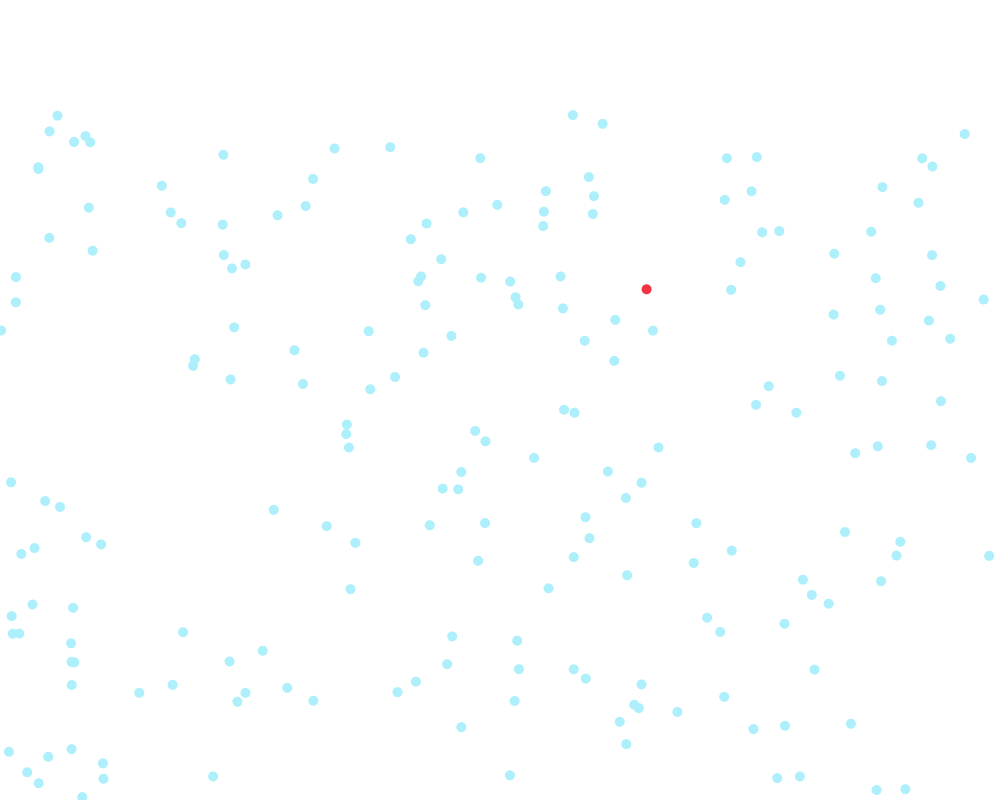
Frame 1 (no input)
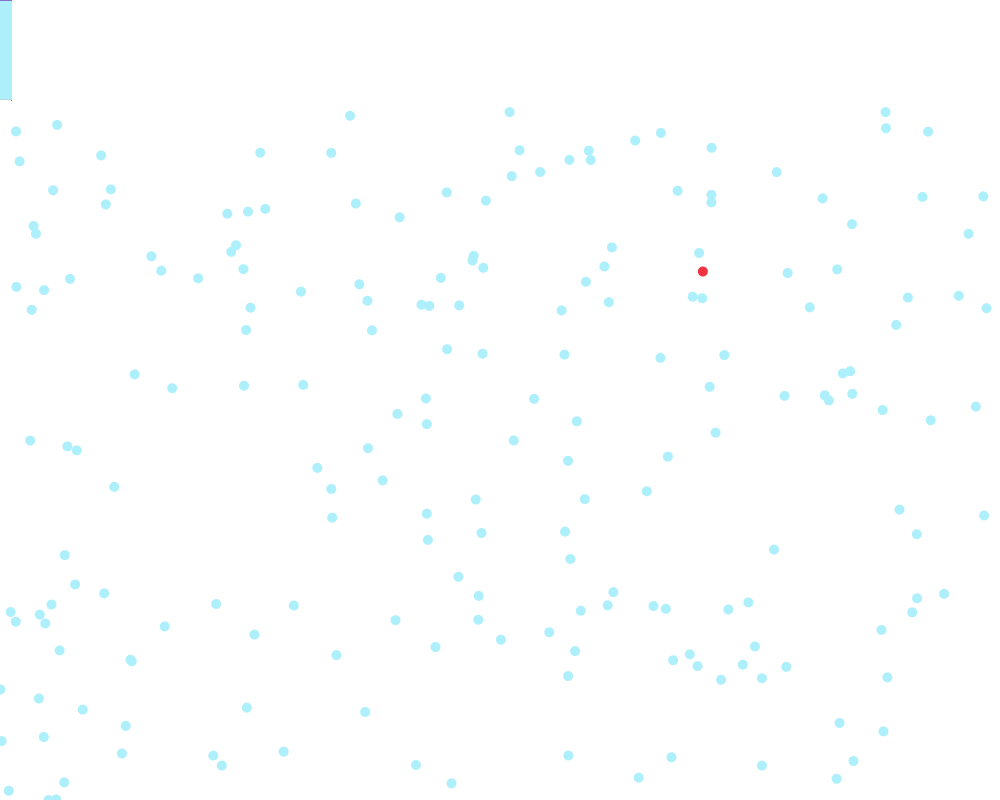
Frame 60 (the mouse pressed at the canvas centre just before this capture)
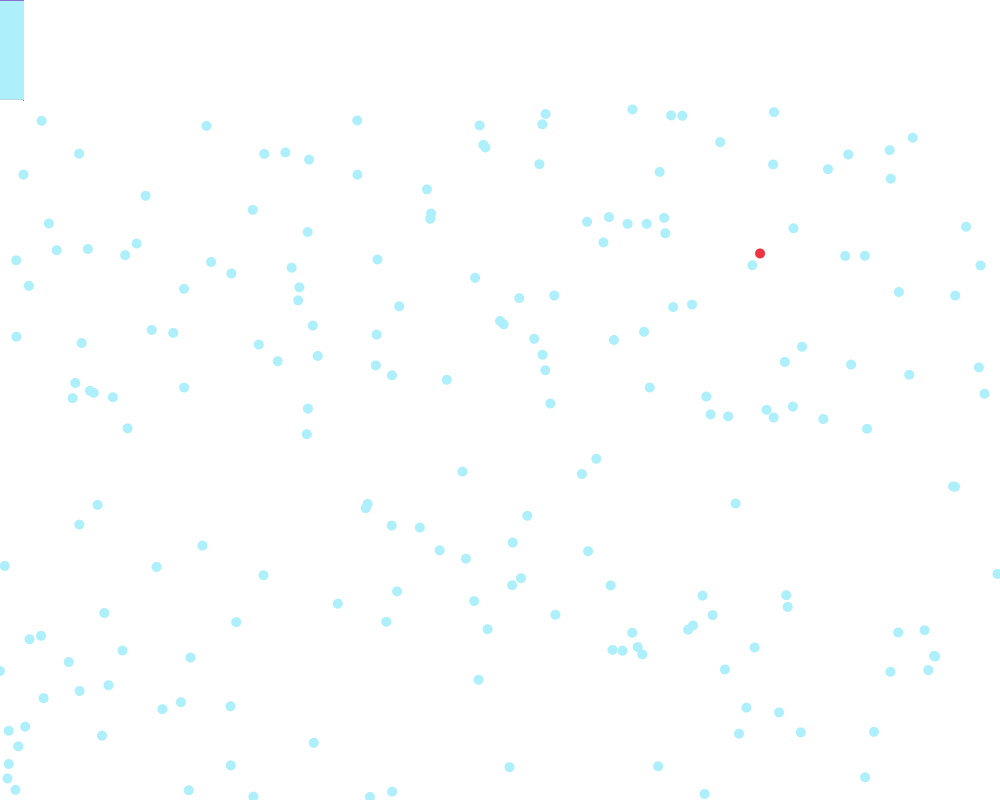
Frame 120 (the mouse held since frame 60 and released just before this capture)

The Processing sketch that drew these frames (run headless with seeded random() and noise(); from frame 60 on, the mouse is pressed at the canvas centre):

// Processing sketch: epidemio101
// ── epidemio101.pde
// Ce code accompagne la vidéo : https://youtu.be/21-5d9BOAh8

Population pop;

void setup() {
  pixelDensity(displayDensity());
  size(1000, 800);
  pop = new Population(200);
  background(255);
}

void draw() {
  noStroke();
  fill(255);
  rect(0, 100, width, height - 100);
  pop.dessiner();
  pop.bouger();
  pop.contact();
  pop.guerir();
  if (frameCount % 5 == 0) {
    pop.dessinerStats();
  }
  /*if (frameCount == 600) {
   pop.confiner(0.9);
   stroke(0);
   line(pop.xStat, 100, pop.xStat, 0);
   }*/
}

// ── Individu.pde
final int SAIN = 0;
final int INFECTE = 1;
final int REMIS = 2;

final int TEMPS_INFECTION = 500;

final color[] COULEURS = {
  color(174, 239, 252),
  color(239, 51, 64),
  color(117, 59, 189)
};

class Individu {
  float r;
  float x, y;
  float vx, vy;
  int etat;
  int tempsRestant;
  
  Individu() {
    r = 5;
    x = random(width);
    y = random(100 + 2 * r, height);
    float alpha = random(TWO_PI);
    vx = cos(alpha);
    vy = sin(alpha);
    etat = SAIN;
  }
  
  void dessiner() {
    noStroke();
    fill(COULEURS[etat]);
    ellipseMode(RADIUS);
    ellipse(x, y, r, r);
  }
  
  void bouger() {
    x += vx;
    y += vy;
    if (x < 0 || x > width) {
      vx = -vx;
    }
    if (y < 100 + 2 * r || y > height) {
      vy = -vy;
    }
  }
  
  void infecter() {
    if (etat == SAIN) {
      etat = INFECTE;
      tempsRestant = TEMPS_INFECTION;
    }
  }
  
  void contact(Individu autre) {
    float d = dist(x, y, autre.x, autre.y);
    if (d < r + autre.r) {
      if (etat == INFECTE) {
        autre.infecter();
      } else if (autre.etat == INFECTE) {
        infecter();
      }
    }
  }
  
  void guerir() {
    if (etat == INFECTE) {
      tempsRestant--;
      if (tempsRestant == 0) {
        etat = REMIS;
      }
    }
  }
  
  void confiner() {
    vx = 0;
    vy = 0;
  }
}

// ── Population.pde
class Population {
  Individu[] individus;
  int xStat;

  Population(int taille) {
    individus = new Individu[taille];
    for (int i = 0; i < taille; i++) {
      individus[i] = new Individu();
    }
    individus[0].infecter();
    xStat = 0;
  }

  void dessiner() {
    for (int i = 0; i < individus.length; i++) {
      individus[i].dessiner();
    }
  }

  void bouger() {
    for (int i = 0; i < individus.length; i++) {
      individus[i].bouger();
    }
  }

  void guerir() {
    for (int i = 0; i < individus.length; i++) {
      individus[i].guerir();
    }
  }

  void confiner(float tauxConfinement) {
    for (int i = 0; i < individus.length; i++) {
      if (random(1) < tauxConfinement) {
        individus[i].confiner();
      }
    }
  }

  void contact() {
    for (int i = 0; i < individus.length; i++) {
      for (int j = i + 1; j < individus.length; j++) {
        individus[i].contact(individus[j]);
      }
    }
  }
  
  void dessinerStats() {
    int[] nbParEtat = new int[3];
    for (int i = 0; i < individus.length; i++) {
      nbParEtat[individus[i].etat]++;
    }
    float y1 = map(nbParEtat[INFECTE], 0, individus.length, 100, 0);
    float y2 = map(nbParEtat[INFECTE] + nbParEtat[SAIN], 0, individus.length, 100, 0);
    stroke(COULEURS[INFECTE]);
    line(xStat, 100, xStat, y1);
    stroke(COULEURS[SAIN]);
    line(xStat, y1, xStat, y2);
    stroke(COULEURS[REMIS]);
    line(xStat, y2, xStat, 0);
    xStat++;
  }
}
